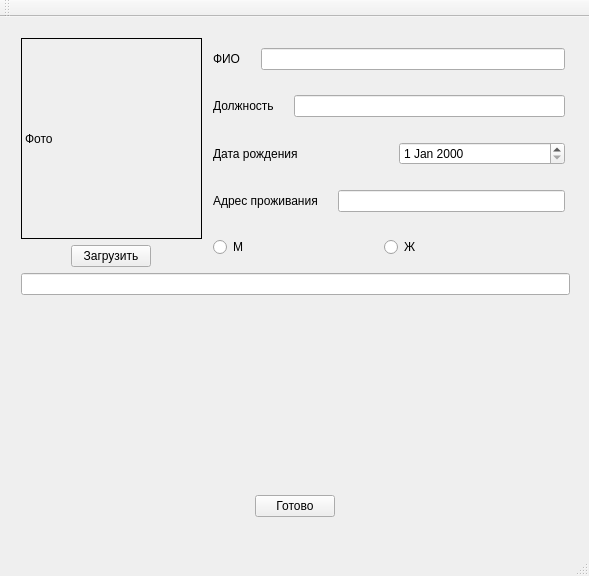
<?xml version="1.0" encoding="UTF-8"?>
<ui version="4.0">
 <class>MainWindow</class>
 <widget class="QMainWindow" name="MainWindow">
  <property name="geometry">
   <rect>
    <x>0</x>
    <y>0</y>
    <width>589</width>
    <height>576</height>
   </rect>
  </property>
  <property name="windowTitle">
   <string>MainWindow</string>
  </property>
  <widget class="QWidget" name="centralWidget">
   <widget class="QWidget" name="">
    <property name="geometry">
     <rect>
      <x>10</x>
      <y>10</y>
      <width>571</width>
      <height>501</height>
     </rect>
    </property>
    <layout class="QVBoxLayout" name="verticalLayout_3">
     <item>
      <layout class="QHBoxLayout" name="horizontalLayout_7" stretch="1,2">
       <item>
        <layout class="QVBoxLayout" name="verticalLayout_2">
         <item>
          <layout class="QHBoxLayout" name="horizontalLayout_6">
           <item>
            <widget class="QLabel" name="Photolabel">
             <property name="frameShape">
              <enum>QFrame::Panel</enum>
             </property>
             <property name="text">
              <string>Фото</string>
             </property>
            </widget>
           </item>
          </layout>
         </item>
         <item alignment="Qt::AlignHCenter">
          <widget class="QPushButton" name="LoadButton">
           <property name="text">
            <string>Загрузить</string>
           </property>
          </widget>
         </item>
        </layout>
       </item>
       <item>
        <layout class="QVBoxLayout" name="verticalLayout">
         <property name="spacing">
          <number>25</number>
         </property>
         <property name="leftMargin">
          <number>5</number>
         </property>
         <property name="topMargin">
          <number>10</number>
         </property>
         <property name="rightMargin">
          <number>5</number>
         </property>
         <property name="bottomMargin">
          <number>10</number>
         </property>
         <item>
          <layout class="QHBoxLayout" name="horizontalLayout_2">
           <property name="spacing">
            <number>20</number>
           </property>
           <item>
            <widget class="QLabel" name="Namelabel">
             <property name="text">
              <string>ФИО</string>
             </property>
            </widget>
           </item>
           <item>
            <widget class="QLineEdit" name="NameEdit"/>
           </item>
          </layout>
         </item>
         <item>
          <layout class="QHBoxLayout" name="horizontalLayout">
           <property name="spacing">
            <number>20</number>
           </property>
           <item>
            <widget class="QLabel" name="Worklabel">
             <property name="text">
              <string>Должность</string>
             </property>
            </widget>
           </item>
           <item>
            <widget class="QLineEdit" name="WorkEdit"/>
           </item>
          </layout>
         </item>
         <item>
          <layout class="QHBoxLayout" name="horizontalLayout_3">
           <property name="spacing">
            <number>20</number>
           </property>
           <item>
            <widget class="QLabel" name="Datelabel">
             <property name="text">
              <string>Дата рождения</string>
             </property>
            </widget>
           </item>
           <item>
            <widget class="QDateEdit" name="DateEdit"/>
           </item>
          </layout>
         </item>
         <item>
          <layout class="QHBoxLayout" name="horizontalLayout_5">
           <property name="spacing">
            <number>20</number>
           </property>
           <item>
            <widget class="QLabel" name="Addresslabel">
             <property name="text">
              <string>Адрес проживания</string>
             </property>
            </widget>
           </item>
           <item>
            <widget class="QLineEdit" name="AddressEdit"/>
           </item>
          </layout>
         </item>
         <item>
          <layout class="QHBoxLayout" name="horizontalLayout_4">
           <property name="spacing">
            <number>20</number>
           </property>
           <property name="rightMargin">
            <number>30</number>
           </property>
           <item>
            <widget class="QRadioButton" name="radioMale">
             <property name="text">
              <string>М</string>
             </property>
            </widget>
           </item>
           <item>
            <widget class="QRadioButton" name="radioFemale">
             <property name="text">
              <string>Ж</string>
             </property>
            </widget>
           </item>
          </layout>
         </item>
        </layout>
       </item>
      </layout>
     </item>
     <item>
      <widget class="QLineEdit" name="URLEdit">
       <property name="enabled">
        <bool>true</bool>
       </property>
       <property name="readOnly">
        <bool>true</bool>
       </property>
      </widget>
     </item>
     <item>
      <spacer name="verticalSpacer">
       <property name="orientation">
        <enum>Qt::Vertical</enum>
       </property>
       <property name="sizeHint" stdset="0">
        <size>
         <width>20</width>
         <height>40</height>
        </size>
       </property>
      </spacer>
     </item>
     <item alignment="Qt::AlignHCenter">
      <widget class="QPushButton" name="ReadyButton">
       <property name="text">
        <string>Готово</string>
       </property>
      </widget>
     </item>
    </layout>
   </widget>
  </widget>
  <widget class="QMenuBar" name="menuBar">
   <property name="geometry">
    <rect>
     <x>0</x>
     <y>0</y>
     <width>589</width>
     <height>26</height>
    </rect>
   </property>
  </widget>
  <widget class="QToolBar" name="mainToolBar">
   <attribute name="toolBarArea">
    <enum>TopToolBarArea</enum>
   </attribute>
   <attribute name="toolBarBreak">
    <bool>false</bool>
   </attribute>
  </widget>
  <widget class="QStatusBar" name="statusBar"/>
 </widget>
 <layoutdefault spacing="6" margin="11"/>
 <resources/>
 <connections/>
</ui>
